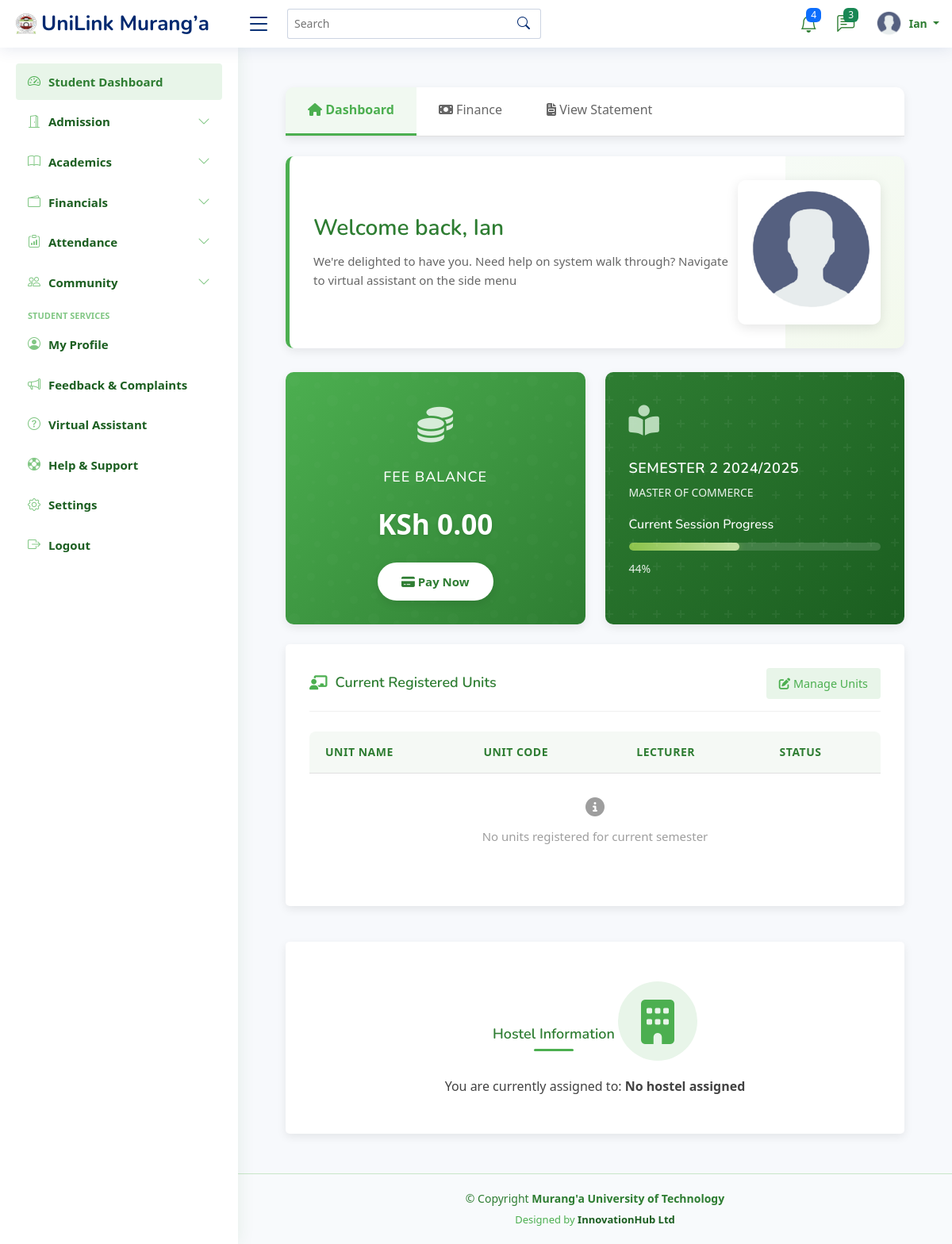
Screenshot of /student/dashboard/ (signed in) with the database file from the repository.
### students_portal/models.py (models this page shows, shortened)
class User(AbstractUser):
    USER_TYPES = (
        ('student', 'Student'),
        ('lecturer', 'Lecturer'),
        ('admin', 'Administrator'),
        ('staff', 'Administrative Staff'),
        ('finance', 'Finance Officer'),
    )
    user_type = models.CharField(max_length=20, choices=USER_TYPES)
    is_verified = models.BooleanField(default=False)
    status = models.CharField(max_length=20, choices=[
        ('active', 'Active'),
        ('inactive', 'Inactive'),
        ('suspended', 'Suspended'),
    ], default='active')
    phone_number = models.CharField(max_length=15, blank=True, null=True)
    last_password_change = models.DateTimeField(default=timezone.now)
    password_reset_token = models.CharField(max_length=100, blank=True, null=True)
    password_reset_token_expiry = models.DateTimeField(blank=True, null=True)
    created_at = models.DateTimeField(auto_now_add=True)
    updated_at = models.DateTimeField(auto_now=True)

class Student(models.Model):
    registration_number = models.CharField(max_length=20, unique=True)
    first_name = models.CharField(max_length=100)
    last_name = models.CharField(max_length=100)
    middle_name = models.CharField(max_length=100, blank=True, null=True)
    id_number = models.CharField(max_length=20, blank=True, null=True)
    profile_picture = models.ImageField(upload_to='lecturer_profiles/', blank=True, null=True)
    programme = models.ForeignKey(Programme, on_delete=models.CASCADE, related_name='students')
    current_year = models.IntegerField()
    current_semester = models.IntegerField()
    date_of_admission = models.DateField()
    expected_graduation_date = models.DateField(blank=True, null=True)
    date_of_birth = models.DateField(blank=True, null=True)
    gender = models.CharField(max_length=10, choices=[
        ('M', 'Male'),
        ('F', 'Female'),
        ('O', 'Other')
    ], blank=True, null=True)
    email = models.EmailField(blank=True, null=True)
    phone_number = models.CharField(max_length=15, blank=True, null=True)
    religion = models.CharField(max_length=50, blank=True, null=True)
    county = models.CharField(max_length=50, blank=True, null=True)
    town = models.CharField(max_length=50, blank=True, null=True)
    postal_address = models.CharField(max_length=100, blank=True, null=True)
    postal_code = models.CharField(max_length=10, blank=True, null=True)
    parent_name = models.CharField(max_length=100, blank=True, null=True)
    parent_phone = models.CharField(max_length=15, blank=True, null=True)
    emergency_contact_name = models.CharField(max_length=100, blank=True, null=True)
    emergency_contact_relationship = models.CharField(max_length=50, blank=True, null=True)
    emergency_contact_phone = models.CharField(max_length=15, blank=True, null=True)
    is_active = models.BooleanField(default=True)
    status = models.CharField(max_length=20, choices=[
        ('active', 'Active'),
        ('inactive', 'Inactive'),
        ('graduated', 'Graduated'),
        ('deferred', 'Deferred'),
        ('suspended', 'Suspended'),
        ('transferred', 'Transferred'),
        ('withdrawn', 'Withdrawn')
    ], default='active')
    entry_mode = models.CharField(max_length=20, choices=[
        ('government_sponsored', 'Government-Sponsored'),
        ('self_sponsored', 'Self-Sponsored'),
        ('parallel', 'Parallel'),
        ('exchange', 'Exchange'),
        ('transfer', 'Transfer')
    ], default='government_sponsored')
    scholarship_info = models.TextField(blank=True, null=True)
    created_at = models.DateTimeField(auto_now_add=True)
    updated_at = models.DateTimeField(auto_now=True)

class Semester(models.Model):
    academic_year = models.ForeignKey(AcademicYear, on_delete=models.CASCADE, related_name='semesters')
    name = models.CharField(max_length=50)
    number = models.IntegerField()  # 1, 2, or 3 depending on programme
    start_date = models.DateField()
    end_date = models.DateField()
    is_current = models.BooleanField(default=False)
    current_week = models.PositiveSmallIntegerField(
        default=1,
    )
    class Meta:
        unique_together = ('academic_year', 'number')

class AcademicYear(models.Model):
    name = models.CharField(max_length=50)
    start_date = models.DateField()
    end_date = models.DateField()
    is_current = models.BooleanField(default=False)

class Programme(models.Model):
    name = models.CharField(max_length=200)
    code = models.CharField(max_length=20, unique=True)
    department = models.ForeignKey(Department, on_delete=models.CASCADE, related_name='programmes')
    duration_years = models.IntegerField()
    semesters_per_year = models.IntegerField(default=2)
    description = models.TextField(blank=True, null=True)

### students_portal/views.py (the view)
# urls.py: path('student/dashboard/', views.student_dashboard, name='student_dashboard'),
@login_required
def student_dashboard(request):
    if request.session.get('user_type') != 'student':
        messages.error(request, "You don't have access to the student dashboard.")
        return redirect('login')
    student_id = request.session.get('student_id')
    try:
        student = Student.objects.select_related('programme').get(id=student_id)
        programme = student.programme
        current_semester = Semester.objects.filter(is_current=True).first()
        if not current_semester:
            current_semester = Semester.objects.order_by('-academic_year__start_date', '-start_date').first()
        enrolled_units = []
        session_progress = 0
        if current_semester:
            enrolled_units = StudentEnrollment.objects.filter(
                student=student,
                semester=current_semester
            ).select_related('programme_unit', 'programme_unit__unit')
            if current_semester.end_date and current_semester.start_date:
                today = datetime.now().date()
                total_days = (current_semester.end_date - current_semester.start_date).days
                days_passed = max(0, (today - current_semester.start_date).days)
                session_progress = min(100, round((days_passed / total_days) * 100)) if total_days > 0 else 0
        current_balance = 0
        current_fee_record = None
        if current_semester:
            current_fee_structure = FeesStructure.objects.filter(
                programme=programme,
                year_of_study=student.current_year,
                semester=student.current_semester,
                academic_year=current_semester.academic_year
            ).first()
            if current_fee_structure:
                current_fee_record = StudentFee.objects.filter(
                    student=student,
                    fee_structure=current_fee_structure
                ).first()
                if current_fee_record:
                    current_balance = current_fee_record.balance
        context = {
            'student': student,
            'programme': programme,
            'current_semester': current_semester,
            'enrolled_units': enrolled_units,
            'session_progress': session_progress,
            'current_balance': current_balance,
            'current_fee_record': current_fee_record,  # Pass the entire record for more details if needed
            'page_title': 'Student Dashboard',
        }
        return render(request, 'dashboards/student_dashborad_page.html', context)
    except Student.DoesNotExist:
        messages.error(request, "Student data profile not found. Please contact administration.")
        return redirect('login')

### templates/dashboards/student_dashborad_page.html (shortened to what this page needs)
{% extends 'base/base.html' %}
{% load static %}
{% block content %}
<link rel="stylesheet" href="{% static 'assets/css/student_dashboard.css' %}">
<link rel="stylesheet" href="https://cdnjs.cloudflare.com/ajax/libs/font-awesome/6.4.0/css/all.min.css">
<div class="main-content">
    <div class="dashboard-tabs">
        <div class="tab active"><i class="fas fa-home"></i> Dashboard</div>
        <div class="tab"><i class="fas fa-money-bill"></i> Finance</div>
        <div class="tab"><i class="fas fa-file-invoice"></i> View Statement</div>
    </div>
    <div class="welcome-card">
        <div class="welcome-text">
            <h2>Welcome back, {{ user.first_name }}</h2>
            <p>We're delighted to have you. Need help on system walk through? Navigate to virtual assistant on the side menu</p>
        </div>
        <div class="welcome-image">
            <img src="{% static 'assets/img/profile.png' %}" alt="Student Profile">
        </div>
    </div>
    <div class="dashboard-grid">
        <div class="fee-card">
            <div class="fee-icon">
                <i class="fas fa-coins"></i>
            </div>
            <h3>Fee Balance</h3>
            <div class="fee-balance">KSh {{ current_balance|floatformat:2 }}</div>
            <button class="pay-btn"><i class="fas fa-credit-card"></i> Pay Now</button>
        </div>
        <div class="semester-card">
            <div class="semester-icon">
                <i class="fas fa-book-reader"></i>
            </div>
            <h3>SEMESTER {{ student.current_semester }} {{ current_semester.academic_year.name }}</h3>
            <p>{{ programme.name|upper }}</p>
            <h4>Current Session Progress</h4>
            <div class="progress-bar">
                <div class="progress-fill" style="width: {{ session_progress }}%;"></div>
            </div>
            <p>{{ session_progress }}%</p>
        </div>
        <div class="units-section dashboard-full-width">
            <div class="section-header">
                <h3 class="section-title">Current Registered Units</h3>
                <a href="{% url 'unit_enrollment' %}" class="view-all"><i class="fas fa-edit"></i> Manage Units</a>
            </div>
            <table class="units-table">
                <thead>
                    <tr>
                        <th>Unit Name</th>
                        <th>Unit Code</th>
                        <th>Lecturer</th>
                        <th>Status</th>
                    </tr>
                </thead>
                <tbody>
                    {% for enrollment in enrolled_units %}
                    <tr>
                        <td>{{ enrollment.programme_unit.unit.name }}</td>
                        <td>{{ enrollment.programme_unit.unit.code }}</td>
                        <td>
                            {% with allocation=enrollment.programme_unit.unit_allocations.first %}
                                {% if allocation %}
                                    {{ allocation.lecturer.get_full_name }}
                                {% else %}
                                    <span style="color: #f57c00;">Not Assigned</span>
                                {% endif %}
                            {% endwith %}
                        </td>
                        <td class="status-pending">Registered</td>
                    </tr>
                    {% empty %}
                    <tr>
                        <td colspan="4" style="text-align: center; padding: 30px;">
                            <div style="color: #9e9e9e;">
                                <i class="fas fa-info-circle" style="font-size: 24px;"></i>
                                <p style="margin-top: 10px;">No units registered for current semester</p>
                            </div>
                        </td>
                    </tr>
                    {% endfor %}
                </tbody>
            </table>
        </div>
        <div class="hostel-card dashboard-full-width">
            <h3 class="hostel-title">Hostel Information</h3>
            <div class="hostel-icon">
                <i class="fas fa-building"></i>
            </div>
            <p>You are currently assigned to: <strong>{% if student.hostel %}{{ student.hostel.name }}{% else %}No hostel assigned{% endif %}</strong></p>
        </div>
    </div>
</div>
{% endblock %}

### templates/base/navbar.html (shortened to what this page needs)
{% load static %}
<header id="header" class="header fixed-top d-flex align-items-center">
    <div class="d-flex align-items-center justify-content-between">
      {% if request.user.is_staff %}
        <a href="#" class="logo d-flex align-items-center">
        {% else %}
        <a href="#" class="logo d-flex align-items-center">
      {% endif %}
        <img src="{% static 'assets/img/logo.png'%}" alt="">
        <span class="d-none d-lg-block">UniLink Murang’a</span>
      </a>
      <i class="bi bi-list toggle-sidebar-btn"></i>
    </div>
    <div class="search-bar">
      <form class="search-form d-flex align-items-center" method="POST" action="#">
        <input type="text" name="query" placeholder="Search" title="Enter search keyword">
        <button type="submit" title="Search"><i class="bi bi-search"></i></button>
      </form>
    </div>
    <nav class="header-nav ms-auto">
      <ul class="d-flex align-items-center">
        <li class="nav-item dropdown">
          <a class="nav-link nav-icon" href="#" data-bs-toggle="dropdown">
            <i class="bi bi-bell"></i>
            <span class="badge bg-primary badge-number">4</span>
          </a>
            </li>
          </ul>
        <li class="nav-item dropdown">
          <a class="nav-link nav-icon" href="#" data-bs-toggle="dropdown">
            <i class="bi bi-chat-left-text"></i>
            <span class="badge bg-success badge-number">3</span>
          </a>
        </li>
        <li class="nav-item dropdown pe-3">
          <a class="nav-link nav-profile d-flex align-items-center pe-0" href="#" data-bs-toggle="dropdown">
            <img src="{% static 'assets/img/profile.png'%}" alt="Profile" class="rounded-circle">
            <span class="d-none d-md-block dropdown-toggle ps-2">
              {% if user.is_authenticated %}
                   {{ user.first_name }}
              {% else %}
                  Admin
              {% endif %}
            </span>
          </a>
        </li>
    </nav>
  </header>

### static/assets/css/style.css (style rules this page uses)
:root { scroll-behavior: smooth; }
body { font-family: "Poppins", sans-serif; background: #f8fafc; color: #1e293b; line-height: 1.6; }
a { color: #4CAF50; text-decoration: none; transition: color 0.2s ease; }
h1, h2, h3, h4, h5, h6 { font-family: "Nunito", sans-serif; }
.logo { line-height: 1; }
@media (min-width: 1200px) { .logo { width: 280px; } }
.logo img { max-height: 26px; margin-right: 6px; }
.logo span { font-size: 26px; font-weight: 700; color: #012970; font-family: "Nunito", sans-serif; }
.header { transition: all 0.5s; z-index: 997; height: 60px; box-shadow: 0px 2px 20px rgba(1, 41, 112, 0.1); background-color: #fff; padding-left: 20px; }
.header .toggle-sidebar-btn { font-size: 32px; padding-left: 10px; cursor: pointer; color: #012970; }
.header .search-bar { min-width: 360px; padding: 0 20px; }
.header .search-form { width: 100%; }
.header .search-form input { border: 0; font-size: 14px; color: #012970; border: 1px solid rgba(1, 41, 112, 0.2); padding: 7px 38px 7px 8px; border-radius: 3px; transition: 0.3s; width: 100%; }
.header .search-form button { border: 0; padding: 0; margin-left: -30px; background: none; }
.header .search-form button i { color: #012970; }
.header-nav ul { list-style: none; }
.header-nav>ul { margin: 0; padding: 0; }
.header-nav .nav-icon { font-size: 22px; color: #2E7D32; margin-right: 25px; position: relative; }
.header-nav .nav-profile { color: #2E7D32; }
.header-nav .nav-profile img { max-height: 36px; }
.header-nav .nav-profile span { font-size: 14px; font-weight: 600; }
.header-nav .badge-number { position: absolute; inset: -2px -5px auto auto; font-weight: normal; font-size: 12px; padding: 3px 6px; background-color: #4CAF50; color: white; }

### rows the page displays
User: first_name "Ian"
Student: current_semester "2"
Semester: academic_year.name "2024/2025"
Programme: name "MASTER OF COMMERCE"

### other values shown
{{ current_balance|floatformat:2 }} "0.00"
{{ session_progress }} "44"
